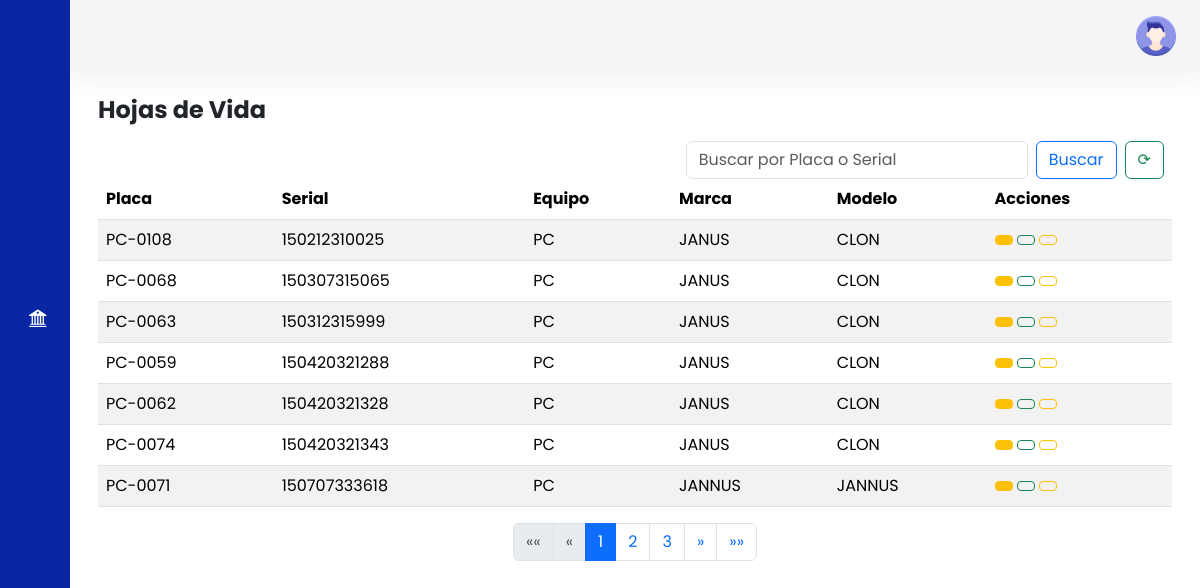
The page /list_pcpt.php (signed in) on the database its author committed.
### tables this page shows
CREATE TABLE `equipos` (
  `serial` varchar(30) NOT NULL,
  `nombre_equipo` varchar(30) DEFAULT NULL,
  `marca` varchar(30) DEFAULT NULL,
  `modelo` varchar(30) DEFAULT NULL,
  `PLACA` varchar(30) DEFAULT NULL,
  `activo_fijo` int(16) DEFAULT NULL,
  `estado` varchar(15) DEFAULT NULL,
  `ip_wlan` varchar(12) DEFAULT NULL,
  `hv` int(4) DEFAULT NULL,
  `ip_lan` varchar(12) DEFAULT NULL,
  `sistema_operativo` varchar(20) DEFAULT NULL,
  `ram` int(2) DEFAULT NULL,
  `disco` varchar(20) DEFAULT NULL,
  `procesador` varchar(50) DEFAULT NULL,
  `fecha_compra` date DEFAULT NULL,
  `costo` varchar(9) DEFAULT NULL,
  `usuario_dominio` varchar(30) DEFAULT NULL,
  `ruta_img` varchar(250) DEFAULT NULL,
  `num_factura` varchar(10) DEFAULT NULL,
  `num_pedido` varchar(10) DEFAULT NULL,
  `host_name` varchar(40) DEFAULT NULL,
  `mac_lan` varchar(30) DEFAULT NULL,
  `mac_wlan` varchar(30) DEFAULT NULL,
  `licencia_w` varchar(40) DEFAULT NULL,
  `paquete_of` varchar(40) DEFAULT NULL,
  `poliza` varchar(4) DEFAULT NULL,
  `correo` varchar(50) DEFAULT NULL,
  `ciudad` varchar(30) NOT NULL DEFAULT 'Bogota'
);

### list_pcpt.php (the view, shortened to what this page needs)
<!DOCTYPE html>
<html lang="es">
<head>
    <link href="https://cdn.lineicons.com/4.0/lineicons.css" rel="stylesheet" />
    <link href="https://cdn.jsdelivr.net/npm/bootstrap-icons/font/bootstrap-icons.css" rel="stylesheet">
    <link href="https://cdn.jsdelivr.net/npm/bootstrap@5.3.2/dist/css/bootstrap.min.css" rel="stylesheet"
>
    <link rel="stylesheet" href="style.css">
</head>
<body>
    <div class="wrapper">
        <aside id="sidebar">
            <div class="d-flex">
                <button class="toggle-btn" type="button">
                </button>
            </div>
            <ul class="sidebar-nav">
                <li class="sidebar-item">
                    <a href="list.php" class="sidebar-link">
                    </a>
                </li>
                <li class="sidebar-item">
                    <a href="list_eq.php" class="sidebar-link">
                    </a>
                </li>
                <li class="sidebar-item">
                    <a href="#" class="sidebar-link collapsed has-dropdown" data-bs-toggle="collapse"
                        data-bs-target="#auth" aria-expanded="false" aria-controls="auth">
                    </a>
                </li>
                <li class="sidebar-item">
                    <a href="mantenimiento.php " class="sidebar-link">
                    </a>
                </li>
                <li class="sidebar-item">
                    <a href="list_pcpt.php" class="sidebar-link">
                    </a>
                </li>
                <li class="sidebar-item">
                    <a href="bajas_poliza.php" class="sidebar-link">
                    <i class="bi bi-bank2"></i>
                    </a>
                </li>
                <li class="sidebar-item">
                    <a href="#" class="sidebar-link collapsed has-dropdown" data-bs-toggle="collapse"
                        data-bs-target="#impresoras" aria-expanded="false" aria-controls="impresoras">
                    </a>
                </li>
            </ul>
        </aside>
        <div class="main">
            <nav class="navbar navbar-expand px-4 py-3">
                <div class="navbar-collapse collapse">
                    <ul class="navbar-nav ms-auto">
                        <li class="nav-item dropdown">
                            <a href="#" data-bs-toggle="dropdown" class="nav-icon pe-md-0">
                                <img src="account.png" class="avatar img-fluid" alt="">
                            </a>
                        </li>
                    </ul>
                </div>
            </nav>
            <main class="content px-3 py-4">
                <div class="container-fluid">
                    <div class="mb-3">
                        <h3 class="fw-bold fs-4 mb-3">Hojas de Vida</h3>
                        <div class="d-grid gap-2 d-md-flex justify-content-md-end">
                            <form class="d-flex" role="search" method="get" action="list_pcpt.php">
                                <input class="form-control me-2" type="search" placeholder="Buscar por Placa o Serial"
                                    aria-label="Search" name="search"
                                    value="<?php echo isset($_GET['search']) ? htmlspecialchars($_GET['search']) : ''; ?>">
                                <button class="btn btn-outline-primary" type="submit">Buscar</button>
                            </form>
                            <a href="list_pcpt.php" class="btn btn-outline-success me-md-2">
                                ⟳
                            </a>
                        </div>
                        <div class="row">
                            <div class="col-12">
                                <table class="table table-striped">
                                    <thead>
                                        <tr class="highlight">
                                            <th scope="col">Placa</th>
                                            <th scope="col">Serial</th>
                                            <th scope="col">Equipo</th>
                                            <th scope="col">Marca</th>
                                            <th scope="col">Modelo</th>
                                            <th scope="col">Acciones</th>
                                        </tr>
                                    </thead>
                                    <tbody>
                                        <?php
                                        $servername = "localhost";
                                        $username = "root";
                                        $password = "";
                                        $dbname = "jp";
                                        $conn = new mysqli($servername, $username, $password, $dbname);
                                        $results_per_page = 7;
                                        if (isset($_GET['page']) && is_numeric($_GET['page'])) {
                                            $page = $_GET['page'];
                                        } else {
                                            $page = 1;
                                        }
                                        $start_from = ($page - 1) * $results_per_page;
                                        $search = isset($_GET['search']) ? $_GET['search'] : '';
                                        $sql = "SELECT PLACA, serial, nombre_equipo, marca, modelo
                                                FROM equipos
                                                WHERE (nombre_equipo LIKE ? OR marca LIKE ? OR serial LIKE ? OR PLACA LIKE ?)
                                                AND (nombre_equipo = 'PC' OR nombre_equipo = 'PORTATIL')
                                                LIMIT ?, ?";
                                        $stmt = $conn->prepare($sql);
                                        $search_term = "%" . $search . "%";
                                        $stmt->bind_param("ssssii", $search_term, $search_term, $search_term, $search_term, $start_from, $results_per_page);
                                        $stmt->execute();
                                        $result = $stmt->get_result();
                                        if ($result->num_rows > 0) {
                                            while ($row = $result->fetch_assoc()) {
                                                echo "<tr>";
                                                echo "<td>" . htmlspecialchars($row['PLACA']) . "</td>";
                                                echo "<td>" . htmlspecialchars($row['serial']) . "</td>";
                                                echo "<td>" . htmlspecialchars($row['nombre_equipo']) . "</td>";
                                                echo "<td>" . htmlspecialchars($row['marca']) . "</td>";
                                                echo "<td>" . htmlspecialchars($row['modelo']) . "</td>";
                                                echo "<td>
                                                <a href='HTMLPDF.php?serial=" . $row['serial'] . "' class='btn btn-warning btn-sm edit-btn'>
                                                <i class='lni lni-download'></i>
                                                </a>
                                                <a href='#' class='btn btn-outline-success btn-sm' data-bs-toggle='modal' data-bs-target='#exampleModal' data-id='" . $row['serial'] . "'>
                                                <i class='lni lni-plus'></i>
                                                </a>
                                                <a href='#' class='btn btn-outline-warning btn-sm' data-bs-toggle='modal' data-bs-target='#BackupModal' data-id='" . $row['serial'] . "'>
                                                <i class='lni lni-plus'></i>
                                                </a>
                                                </td>";
                                                echo "</tr>";
                                            }
                                        } else {
                                            echo "<tr><td colspan='6' class='text-center'>No se encontraron resultados</td></tr>";
                                        }
                                        $sql = "SELECT COUNT(*) AS total
                                        FROM equipos
                                        WHERE (nombre_equipo LIKE ? OR PLACA LIKE ? OR serial LIKE ?)
                                        AND (nombre_equipo = 'PC' OR nombre_equipo = 'PORTATIL')";
                                        $stmt = $conn->prepare($sql);
                                        $stmt->bind_param("sss", $search_term, $search_term, $search_term);
                                        $stmt->execute();
                                        $result = $stmt->get_result();
                                        $row = $result->fetch_assoc();
                                        $total_results = $row['total'];
                                        $total_pages = ceil($total_results / $results_per_page);
                                        ?>
                                    </tbody>
                                </table>
                                <nav aria-label="Page navigation example">
                                    <ul class="pagination justify-content-center">
                                        <li class="page-item <?php if ($page <= 1)
                                            echo 'disabled'; ?>">
                                            <a class="page-link" href="?page=1&search=<?php echo urlencode($search); ?>"
                                                aria-label="First">
                                                <span aria-hidden="true">&laquo;&laquo;</span>
                                            </a>
                                        </li>
                                        <li class="page-item <?php if ($page <= 1)
                                            echo 'disabled'; ?>">
                                            <a class="page-link"
                                                href="?page=<?php echo $page - 1; ?>&search=<?php echo urlencode($search); ?>"
                                                aria-label="Previous">
                                                <span aria-hidden="true">&laquo;</span>
                                            </a>
                                        </li>
                                        <?php
                                        $range = 2;
                                        $start = max(1, $page - $range);
                                        $end = min($total_pages, $page + $range);
                                        for ($i = $start; $i <= $end; $i++) {
                                            echo "<li class='page-item " . ($i == $page ? 'active' : '') . "'>
                                            <a class='page-link' href='?page=$i&search=" . urlencode($search) . "'>$i</a>
                                            </li>";
                                        }
                                        ?>
                                        <li class="page-item <?php if ($page >= $total_pages)
                                            echo 'disabled'; ?>">
                                            <a class="page-link"
                                                href="?page=<?php echo $page + 1; ?>&search=<?php echo urlencode($search); ?>"
                                                aria-label="Next">
                                                <span aria-hidden="true">&raquo;</span>
                                            </a>
                                        </li>
                                        <li class="page-item <?php if ($page >= $total_pages)
                                            echo 'disabled'; ?>">
                                            <a class="page-link"
                                                href="?page=<?php echo $total_pages; ?>&search=<?php echo urlencode($search); ?>"
                                                aria-label="Last">
                                                <span aria-hidden="true">&raquo;&raquo;</span>
                                            </a>
                                        </li>
                                    </ul>
                                </nav>
                            </div>
                        </div>
                    </div>
                </div>
            </main>
        </div>
    </div>
</body>
</html>

### style.css (style rules this page uses)
a { text-decoration: none; }
li { list-style: none; }
body { font-family: 'Poppins', sans-serif; }
.wrapper { display: flex; }
.main { display: flex; flex-direction: column; min-height: 100vh; width: 100%; overflow: inherit; transition: all 0.35s ease-in-out; background-color: #fff; min-width: 0; }
#sidebar { width: 70px; min-width: 70px; z-index: 1000; transition: all .25s ease-in-out; background-color: #0826a1; display: flex; flex-direction: column; }
.toggle-btn { background-color: transparent; cursor: pointer; border: 0; padding: 1rem 1.5rem; }
.sidebar-nav { padding: 2rem 0; flex: 1 1 auto; }
a.sidebar-link { padding: .625rem 1.625rem; color: #FFF; display: block; font-size: 0.9rem; white-space: nowrap; border-left: 3px solid transparent; }
.sidebar-link i, .dropdown-item i { font-size: 1.1rem; margin-right: .75rem; }
.sidebar-item { position: relative; }
.navbar { background-color: #f5f5f5; box-shadow: 0 0 2rem 0 rgba(33, 37, 41, .1); }
.navbar-expand .navbar-collapse { min-width: 200px; }
.avatar { height: 40px; width: 40px; }

### rows shown on the page
equipos: PLACA "PC-0108", serial "150212310025", nombre_equipo "PC", marca "JANUS", modelo "CLON"
equipos: PLACA "PC-0068", serial "150307315065", nombre_equipo "PC", marca "JANUS", modelo "CLON"
equipos: PLACA "PC-0063", serial "150312315999", nombre_equipo "PC", marca "JANUS", modelo "CLON"
equipos: PLACA "PC-0059", serial "150420321288", nombre_equipo "PC", marca "JANUS", modelo "CLON"
equipos: PLACA "PC-0062", serial "150420321328", nombre_equipo "PC", marca "JANUS", modelo "CLON"
equipos: PLACA "PC-0074", serial "150420321343", nombre_equipo "PC", marca "JANUS", modelo "CLON"
equipos: PLACA "PC-0071", serial "150707333618", nombre_equipo "PC", marca "JANNUS", modelo "JANNUS"
